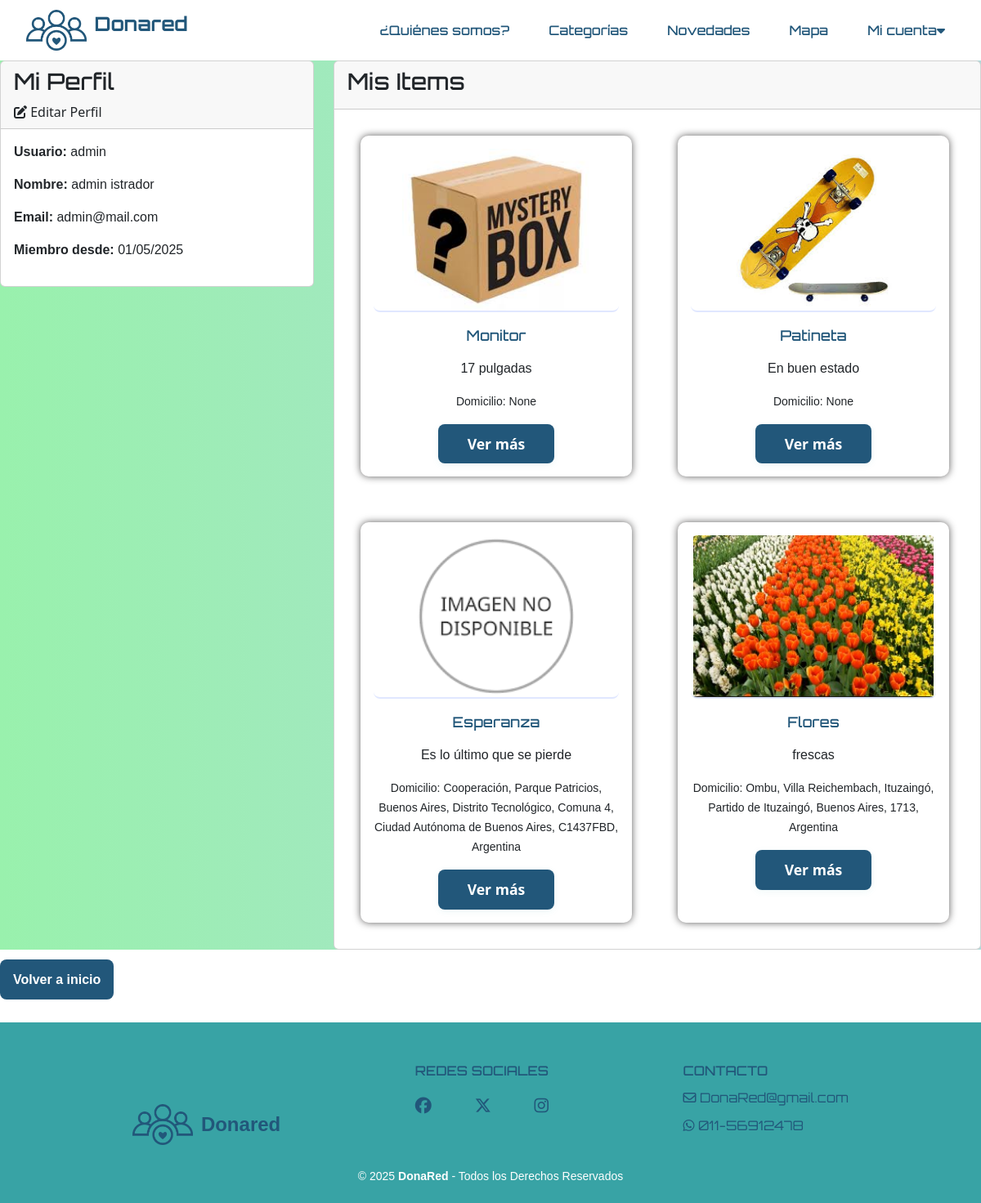
Page /perfil/ (signed in) on the earlier database version.
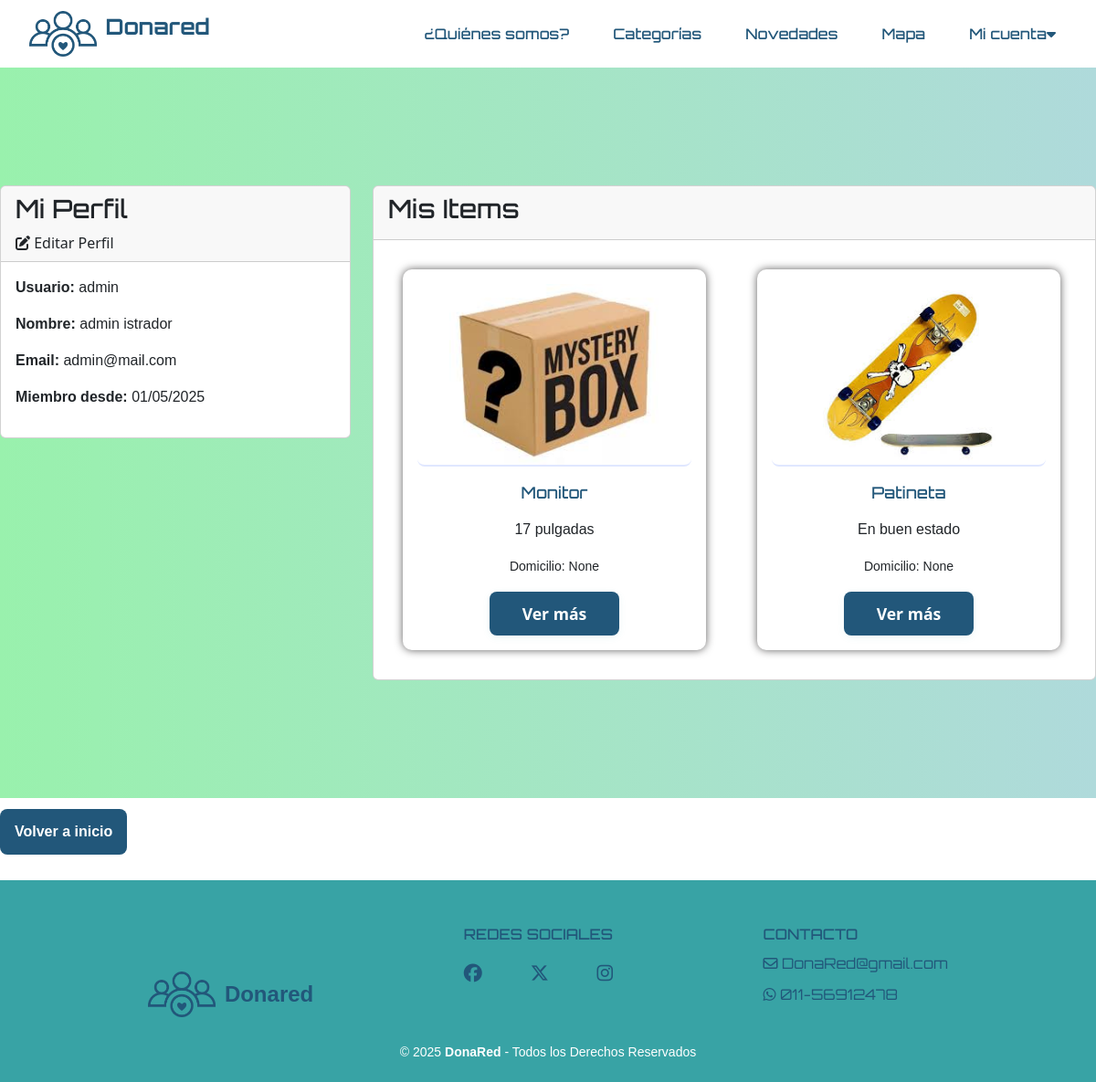
Same page on the later database version.
### donaredapp/models.py (models this page shows, shortened)
class Item(models.Model):
    nombre = models.CharField(max_length=100)
    descripcion = models.TextField(max_length=500)
    categoria = models.ForeignKey(Categoria, on_delete=models.CASCADE)
    fecha_creacion = models.DateTimeField(auto_now_add=True)
    usuario = models.ForeignKey(
        User,
        on_delete=models.CASCADE,
        related_name='items',
        null=True,
    )
    imagen = models.ImageField(upload_to='items/', null=True, blank=True, default='items/sin_imagen.png')
    domicilio = models.CharField(max_length=255, null=True, blank=True)
    activo = models.BooleanField(default=True)
    latitude = models.DecimalField(max_digits=9, decimal_places=6, null=True, blank=True)
    longitude = models.DecimalField(max_digits=9, decimal_places=6, null=True, blank=True)

### donaredapp/views_auth.py (the view)
# urls.py: path('perfil/', views_auth.perfil, name='perfil'),
@login_required
def perfil(request):
    return render(request, 'donaredapp/perfil.html')

### donaredapp/templates/donaredapp/perfil.html (shortened to what this page needs)
{% extends 'donaredapp/base.html' %}
{% load static %}
{% block content %}
<section>
    <main id="main-login" class="main-login">
            <div class="row">
                <div class="col-md-4">
                    <div class="card">
                        <div class="card-header">
                            <h3>Mi Perfil</h3>
                            <a href="{% url 'donaredapp:editar_perfil' %}" class="btn-editar-perfil">
                                <i class="fas fa-edit"></i> Editar Perfil
                            </a>
                        </div>
                        <div class="card-body">
                            <p><strong>Usuario:</strong> {{ user.username }} </p>
                            <p><strong>Nombre:</strong> {{ user.first_name }} {{ user.last_name }} </p>
                            <p><strong>Email:</strong> {{ user.email }} </p>
                            <p><strong>Miembro desde:</strong> {{ user.date_joined|date:"d/m/Y" }}</p>
                        </div>
                    </div>
                </div>
                <div class="col-md-8">
                    <div class="card">
                        <div class="card-header">
                            <h3>Mis Items</h3>
                        </div>
                        <div class="card-body">
                            {% if user.items.all %}
                                <div class="donaciones-grid">
                                    {% for item in user.items.all %}
                                        <div class="donar">
                                            <div class="donar-card">
                                                <a href="{% url 'donaredapp:tarjeta' item.id %}">
                                                    {% if item.imagen %}
                                                        <img src="{{ item.imagen.url }}" alt="{{ item.nombre }}">
                                                    {% else %}
                                                        <img src="{% static 'donaredapp/images/mistery.jpeg' %}" alt="Sin imagen">
                                                    {% endif %}
                                                </a>
                                                <h3><a href="{% url 'donaredapp:tarjeta' item.id %}">{{ item.nombre }}</a></h3>
                                                <p>{{ item.descripcion|truncatechars:100 }}</p>
                                                <p><small>Domicilio: {{ item.domicilio }}</small></p>
                                                <a href="{% url 'donaredapp:tarjeta' item.id %}" class="ver-mas-btn">Ver más</a>
                                            </div>
                                        </div>
                                    {% endfor %}
                                </div>
                            {% else %}
                                <p>Aún no has publicado ningún item.</p>
                                <a href="{% url 'donaredapp:publicar' %}" class="btn btn-primary">Publicar un Item</a>
                            {% endif %}
                        </div>
                    </div>
                </div>
            </div>
    </main>
    <p>
        <a href="{% url 'donaredapp:index' %}" class="btn btn-primary">
            Volver a inicio
        </a>
    </p>
</section>
{% endblock %}

Differences in the rows shown:
no longer on this page (row edited): Item: imagen (picture), nombre "Esperanza", descripcion "Es lo último que se pierde", domicilio "Cooperación, Parque Patricios, Buenos Aires, Distrito Tecnológico, Comuna 4, Ciudad Autónoma de Buenos Aires, C1437FBD, Argentina"
removed Item: imagen (picture), nombre "Flores", descripcion "frescas", domicilio "Ombu, Villa Reichembach, Ituzaingó, Partido de Ituzaingó, Buenos Aires, 1713, Argentina"
